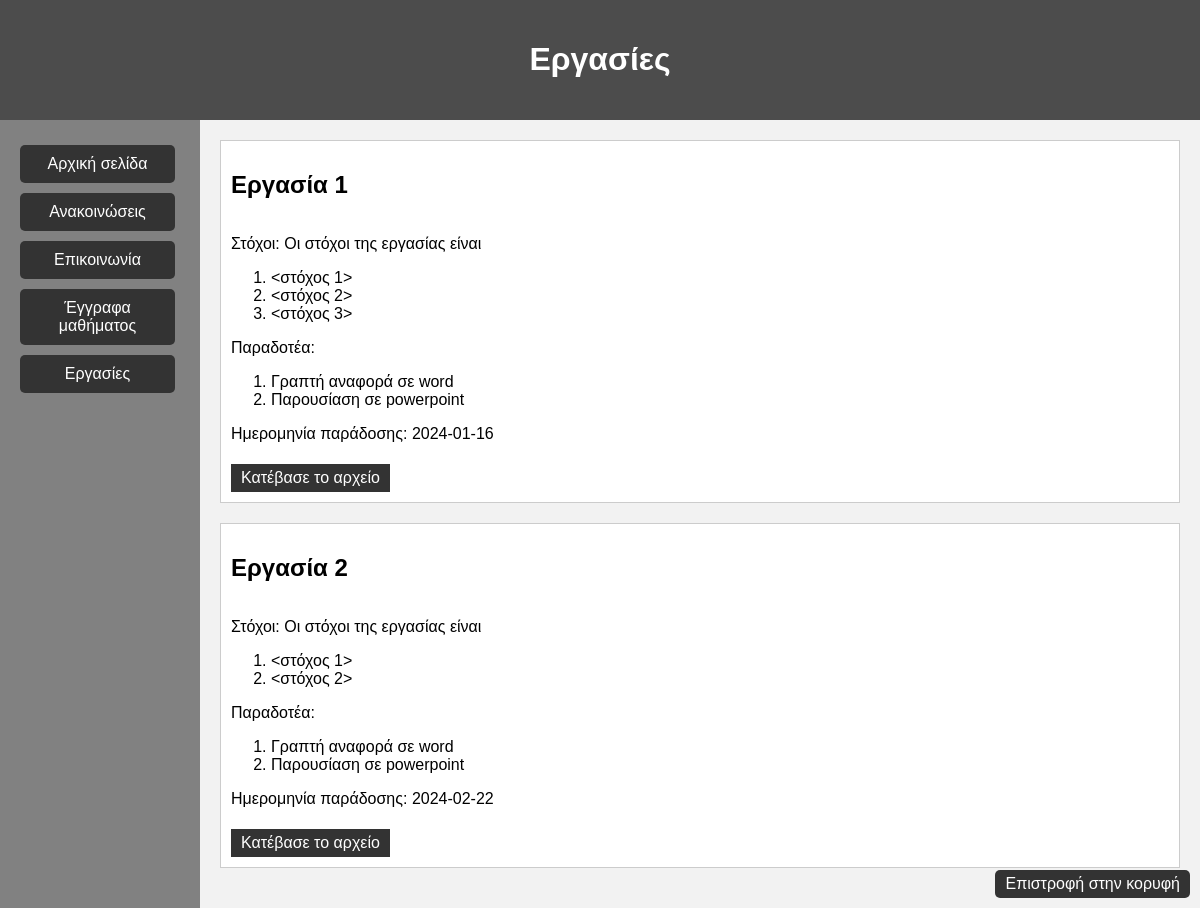
The app's page /homework.php with its own data.
### tables this page shows
CREATE TABLE `homework` (
  `id` int(11) NOT NULL,
  `title` varchar(255) NOT NULL,
  `goals` text,
  `deliverables` text,
  `due_date` date DEFAULT NULL,
  `file_path` varchar(255) DEFAULT NULL
);

### homework.php (the view, shortened to what this page needs)
<?php
$db = new mysqli('localhost', 'root', '', 'my webpage');
$homeworkQuery = "SELECT id, title, goals, deliverables, due_date, file_path FROM homework";
$homeworkResult = $db->query($homeworkQuery);
?>
<!DOCTYPE html>
<html lang="el">
<head>
    <link rel="stylesheet" href="style.css" />
</head>
<body>
    <div id="title-container">
        <h1>Εργασίες</h1>
    </div>
    <div id="content-container">
        <div id="sidebar">
            <div id="nav">
                <a href="index.php" class="button">Αρχική σελίδα</a>
                <a href="announcement.php" class="button">Ανακοινώσεις</a>
                <a href="communication.php" class="button">Επικοινωνία</a>
                <a href="documents.php" class="button">Έγγραφα μαθήματος</a>
                <a href="homework.php" class="button">Εργασίες</a>
            </div>
        </div>
        <div id="main-content">
            <?php
            if ($homeworkResult && $homeworkResult->num_rows > 0) {
                while ($homework = $homeworkResult->fetch_assoc()) {
                    echo "<div class='homework'>";
                    echo "<div class='homework-header'>";
                    echo "<div class='homework-title'><h2>" . htmlspecialchars($homework['title']) . "</h2></div>";
                    echo "</div>";
                    $goalsArray = explode(',', $homework['goals']);
                    echo "<p>Στόχοι: Οι στόχοι της εργασίας είναι</p><ol>";
                    foreach ($goalsArray as $goal) {
                        echo "<li>" . htmlspecialchars(trim($goal)) . "</li>";
                    }
                    echo "</ol>";
                    $deliverablesArray = explode(',', $homework['deliverables']);
                    echo "<p>Παραδοτέα:</p><ol>";
                    foreach ($deliverablesArray as $deliverable) {
                        echo "<li>" . htmlspecialchars(trim($deliverable)) . "</li>";
                    }
                    echo "</ol>";
                    echo "<p>Ημερομηνία παράδοσης: " . htmlspecialchars($homework['due_date']) . "</p>";
                    if (!empty($homework['file_path'])) {
                        echo "<a href='homework_files/" . htmlspecialchars($homework['file_path']) . "' download>Κατέβασε το αρχείο</a>";
                    }
                    echo "</div>";
                }
            } else {
                echo "<p>No homework assignments found.</p>";
            }
            ?>
        </div>
    </div>
    <a href="#top" class="top-link">Επιστροφή στην κορυφή</a>
</body>
</html>

### style.css (style rules this page uses)
body, html { margin: 0; padding: 0; min-height: 100%; position: relative; font-family: Arial, sans-serif; background-color: #e7e7e7; display: flex; flex-direction: column; min-height: 100vh; }
#title-container { background-color: #4c4c4c; text-align: center; padding: 20px; color: white; }
#content-container { display: flex; flex: 1; }
#sidebar { background-color: #818181; width: 200px; padding: 20px; box-sizing: border-box; }
#main-content { flex-grow: 1; padding: 20px; background-color: #f2f2f2; box-sizing: border-box; }
.top-link { background-color: #333; color: white; padding: 5px 10px; border-radius: 5px; text-decoration: none; position: fixed; right: 10px; bottom: 10px; }
#nav a.button { display: block; margin-bottom: 10px; text-align: center; background-color: #333; color: #fff; padding: 10px 20px; text-decoration: none; border-radius: 5px; transition: background-color 0.3s; }
.announcement, .document, .homework, .communication-method { background-color: #fff; border: 1px solid #ccc; padding: 10px; margin-bottom: 20px; }
#footer a, .communication-method a, .document a, .homework a { color: #fff; text-decoration: none; display: inline-block; padding: 5px 10px; background-color: #333; margin-top: 5px; }
.button { display: inline-flex; align-items: center; justify-content: center; padding: 10px 20px; margin: 5px 0; margin-right: 5px; background-color: #333; color: #fff; text-align: center; text-decoration: none; border-radius: 5px; transition: background-color 0.3s; }
.announcement-header, .document-header, .homework-header { display: flex; align-items: center; gap: 10px; }
.announcement-title, .document-title, .homework-title { margin-right: 10px; }

### records on screen
homework: title "Εργασία 1", goals "<στόχος 1>", goals "<στόχος 2>", goals "<στόχος 3>", deliverables "Γραπτή αναφορά σε word", deliverables "Παρουσίαση σε powerpoint", due_date "2024-01-16"
homework: title "Εργασία 2", goals "<στόχος 1>", goals "<στόχος 2>", deliverables "Γραπτή αναφορά σε word", deliverables "Παρουσίαση σε powerpoint", due_date "2024-02-22"
